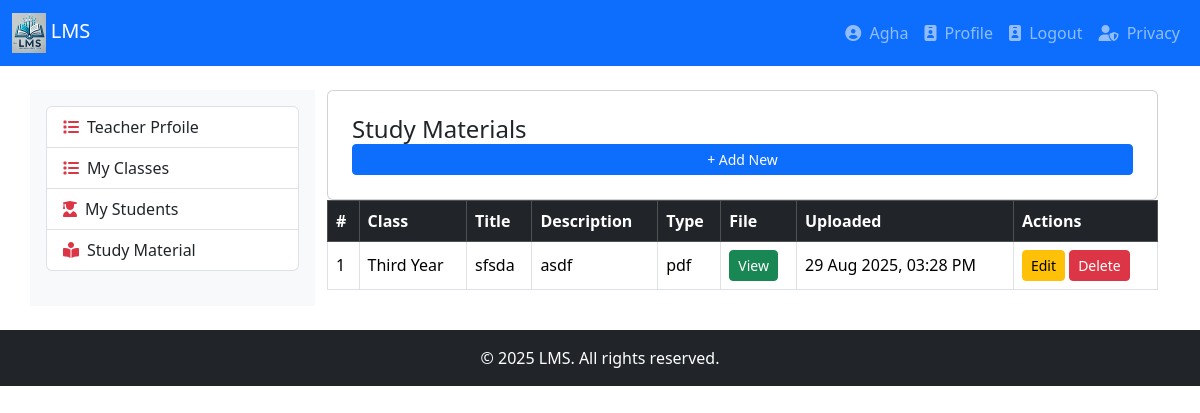
The app's page /study_materials.php (signed in) with its own data.
### tables this page shows
CREATE TABLE `study_materials` (
  `material_id` int(11) NOT NULL,
  `teacher_id` int(11) NOT NULL,
  `class_id` int(11) NOT NULL,
  `title` varchar(255) NOT NULL,
  `description` text DEFAULT NULL,
  `file_path` varchar(500) NOT NULL,
  `file_type` varchar(50) NOT NULL,
  `uploaded_at` timestamp NOT NULL DEFAULT current_timestamp()
);

CREATE TABLE `classes` (
  `CID` int(11) NOT NULL,
  `class_name` varchar(256) NOT NULL,
  `class_short` varchar(12) NOT NULL,
  `class_status` enum('active','inactive','deleted') NOT NULL DEFAULT 'active',
  `session_id` int(11) DEFAULT NULL
);

### study_materials.php (the view, shortened to what this page needs)
<?php
include 'db.php';
$urole = $_SESSION['urole'] ;
$CNIC  = $_SESSION['CNIC'];
$teacher_id = null;
if ($CNIC) {
    $q = $conn->prepare("SELECT teacher_id, teacher_name FROM teachers WHERE cnic = ?");
    $q->bind_param("s", $CNIC);
    $q->execute();
    $tres = $q->get_result();
    if ($tres->num_rows) {
        $trow = $tres->fetch_assoc();
        $teacher_id = (int)$trow['teacher_id'];
    }
}
if ($urole === 'Teacher') {
    $sql = "SELECT sm.*, c.class_name
            FROM study_materials sm
            JOIN classes c ON c.CID = sm.class_id
            WHERE sm.teacher_id = ?
            ORDER BY sm.uploaded_at DESC";
    $stmt = $conn->prepare($sql);
    $stmt->bind_param("i", $teacher_id);
} else {
    $sql = "SELECT sm.*, c.class_name
            FROM study_materials sm
            JOIN classes c ON c.CID = sm.class_id
            ORDER BY sm.uploaded_at DESC";
    $stmt = $conn->prepare($sql);
}
$stmt->execute();
$materials = $stmt->get_result();
include 'header.php';
include 'navigation.php';
?>
<div class="container mt-4">
    <div class="row">
        <div class="col-md-3 bg-light p-3">
            <?php include 'leftbar.php'; ?>
        </div>
        <div class="col-md-9">
            <div class="card p-4">
          <h4 class="m-0">Study Materials</h4>
          <?php if ($urole === 'Teacher') { ?>
            <a class="btn btn-primary btn-sm" href="study_material.php">+ Add New</a>
          <?php } ?>
        </div>
        <div class="table-responsive">
          <table class="table table-bordered table-hover align-middle">
            <thead class="table-dark">
              <tr>
                <th>#</th>
                <th>Class</th>
                <th>Title</th>
                <th>Description</th>
                <th>Type</th>
                <th>File</th>
                <th>Uploaded</th>
                <?php if ($urole === 'Teacher') echo "<th>Actions</th>"; ?>
              </tr>
            </thead>
            <tbody>
              <?php
              if ($materials->num_rows) {
                  $i=1;
                  while ($m = $materials->fetch_assoc()) {
                      echo "<tr>";
                      echo "<td>".$i++."</td>";
                      echo "<td>".htmlspecialchars($m['class_name'])."</td>";
                      echo "<td>".htmlspecialchars($m['title'])."</td>";
                      echo "<td>".nl2br(htmlspecialchars($m['description'] ?? ''))."</td>";
                      echo "<td>".htmlspecialchars($m['file_type'])."</td>";
                      echo "<td>";
                      if (!empty($m['file_path'])) {
                          echo "<a class='btn btn-sm btn-success' target='_blank' href='".htmlspecialchars($m['file_path'])."'>View</a>";
                      } else {
                          echo "<span class='text-danger'>No File</span>";
                      }
                      echo "</td>";
                      echo "<td>".date('d M Y, h:i A', strtotime($m['uploaded_at']))."</td>";
                      if ($urole === 'Teacher') {
                          if ((int)$m['teacher_id'] === (int)$teacher_id) {
                              echo "<td>
                                <a class='btn btn-sm btn-warning' href='study_material.php?id=".$m['material_id']."'>Edit</a>
                                <button data-id='".$m['material_id']."' class='btn btn-sm btn-danger btn-del'>Delete</button>
                              </td>";
                          } else {
                              echo "<td><em class='text-muted'>N/A</em></td>";
                          }
                      }
                      echo "</tr>";
                  }
              } else {
                  echo "<tr><td colspan='".($urole==='Teacher'?8:7)."' class='text-center text-danger'>No materials found.</td></tr>";
              }
              ?>
            </tbody>
          </table>
            </div>
        </div>
    </div>
</div>
<?php include 'footer.php'; ?>

### records on screen
study_materials: class.class_name "Third Year", title "sfsda", description "asdf", file_type "pdf", uploaded_at "29 Aug 2025, 03:28 PM"

### other values on screen
$_SESSION['uname'] "Agha"
